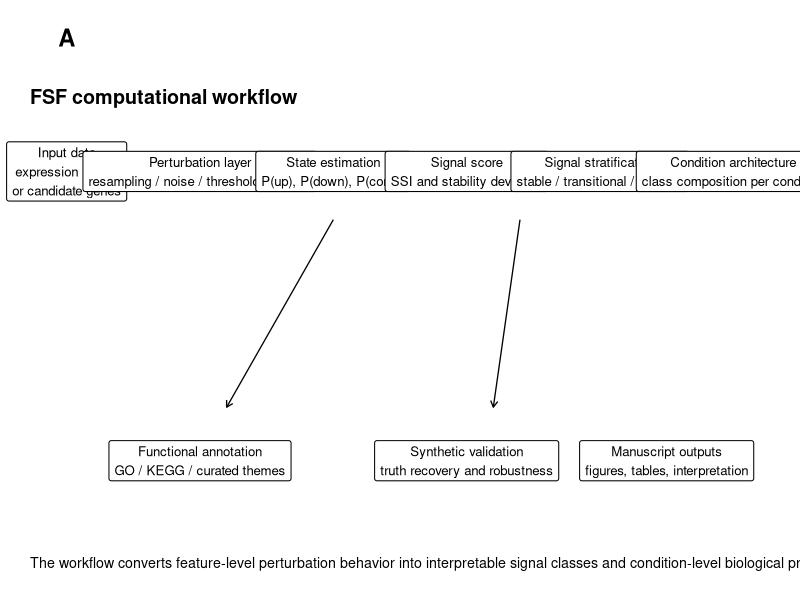
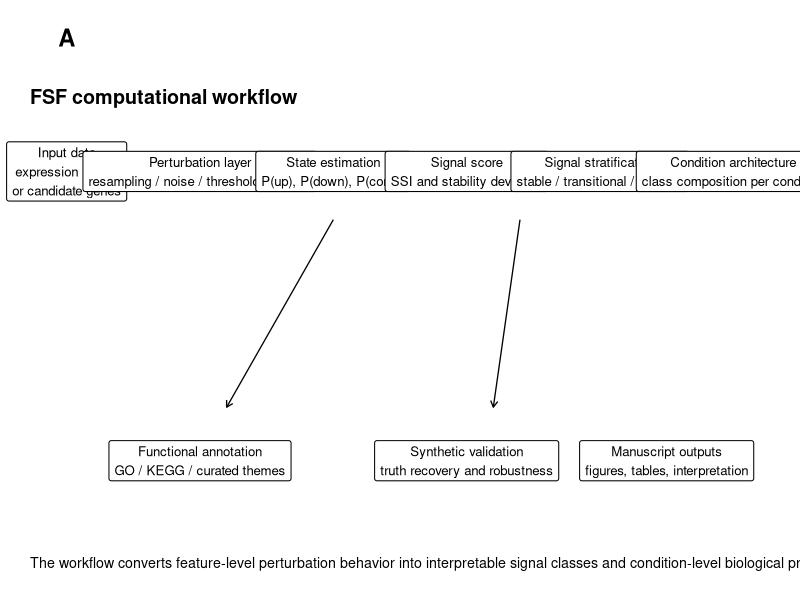

These charts were generated, in order, by the following R code:
#!/usr/bin/env Rscript

suppressPackageStartupMessages({
  library(ggplot2)
  library(grid)
  library(dplyr)
  library(tibble)
})

ROOT <- "/media/saji/5E06441D0643F5152/FSF_SIGNAL_STRATIFICATION"
OUT  <- file.path(ROOT, "results/archive/pre_repair_manuscript/figures/main")
dir.create(OUT, recursive = TRUE, showWarnings = FALSE)

savep <- function(p, name, w = 12, h = 7) {
  ggsave(file.path(OUT, paste0(name, ".pdf")), p, width = w, height = h, device = cairo_pdf)
  ggsave(file.path(OUT, paste0(name, ".png")), p, width = w, height = h, dpi = 300)
}

boxes <- tibble(
  id = c(
    "A", "B", "C", "D", "E", "F",
    "G", "H", "I"
  ),
  x = c(1, 3, 5, 7, 9, 11, 3, 7, 10),
  y = c(5, 5, 5, 5, 5, 5, 2.3, 2.3, 2.3),
  label = c(
    "Input data\nexpression matrix\nor candidate genes",
    "Perturbation layer\nresampling / noise / threshold variation",
    "State estimation\nP(up), P(down), P(const)",
    "Signal score\nSSI and stability deviation",
    "Signal stratification\nstable / transitional / instable",
    "Condition architecture\nclass composition per condition",
    "Functional annotation\nGO / KEGG / curated themes",
    "Synthetic validation\ntruth recovery and robustness",
    "Manuscript outputs\nfigures, tables, interpretation"
  )
)

arrows <- tibble(
  x = c(1.75, 3.75, 5.75, 7.75, 9.75, 5, 7.8),
  xend = c(2.25, 4.25, 6.25, 8.25, 10.25, 3.4, 7.4),
  y = c(5, 5, 5, 5, 5, 4.55, 4.55),
  yend = c(5, 5, 5, 5, 5, 2.8, 2.8)
)

p <- ggplot() +
  geom_segment(
    data = arrows,
    aes(x = x, y = y, xend = xend, yend = yend),
    arrow = arrow(length = unit(0.18, "cm")),
    linewidth = 0.45
  ) +
  geom_label(
    data = boxes,
    aes(x = x, y = y, label = label),
    size = 3.35,
    label.size = 0.35,
    label.padding = unit(0.35, "lines"),
    fill = "white"
  ) +
  annotate(
    "text",
    x = 1,
    y = 6.25,
    label = "A",
    fontface = "bold",
    size = 6
  ) +
  annotate(
    "text",
    x = 0.45,
    y = 5.7,
    label = "FSF computational workflow",
    fontface = "bold",
    hjust = 0,
    size = 5
  ) +
  annotate(
    "text",
    x = 0.45,
    y = 1.35,
    label = "The workflow converts feature-level perturbation behavior into interpretable signal classes and condition-level biological profiles.",
    hjust = 0,
    size = 3.6
  ) +
  scale_x_continuous(limits = c(0, 12), expand = c(0, 0)) +
  scale_y_continuous(limits = c(1, 6.6), expand = c(0, 0)) +
  theme_void(base_size = 12)

savep(p, "Figure1_Workflow_Schematic", 12, 7)

cat("Saved Figure1_Workflow_Schematic.pdf/png\n")
